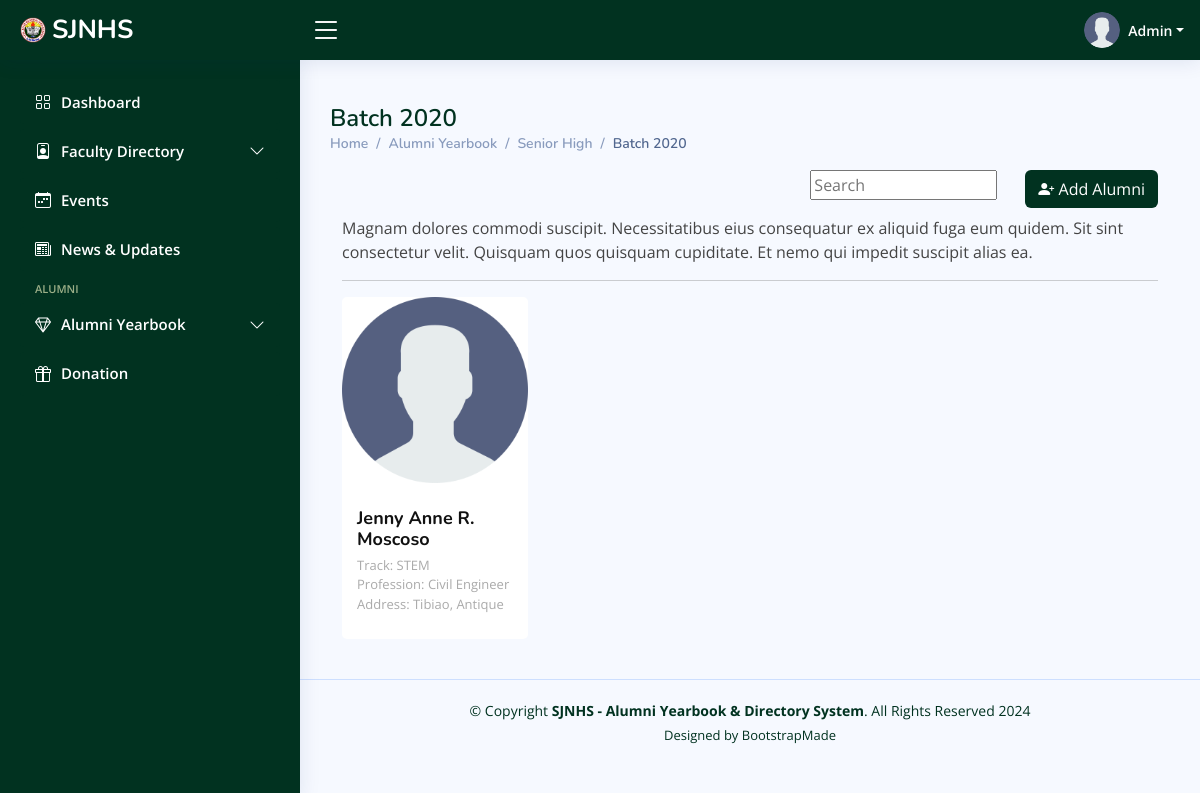
The app's page /admin/alumni-shs-view.php?batch=2020 (signed in), older data.
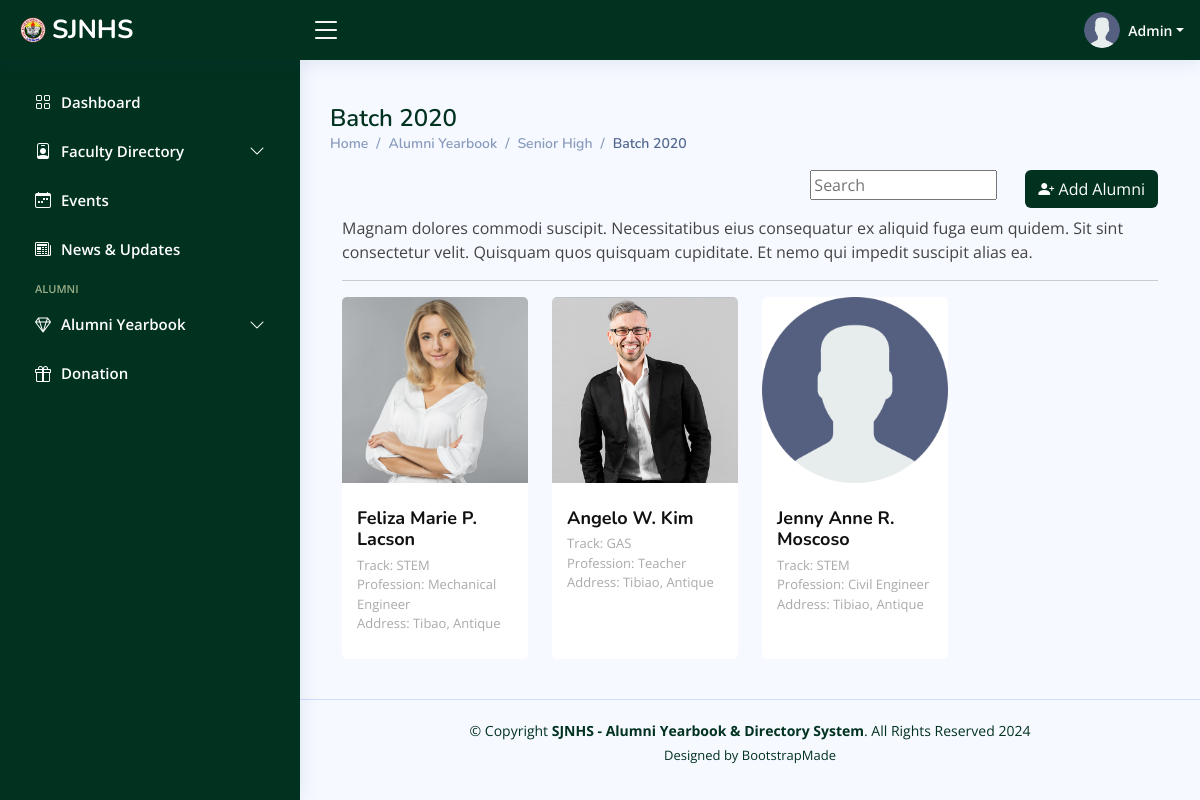
The same page, newer data.
### tables this page shows
CREATE TABLE `alumni_shs` (
  `id` int(11) NOT NULL,
  `alumni_id` varchar(255) NOT NULL,
  `firstname` varchar(255) NOT NULL,
  `middlename` varchar(255) NOT NULL,
  `lastname` varchar(255) NOT NULL,
  `email` varchar(255) NOT NULL,
  `password` varchar(255) NOT NULL,
  `phone_num` varchar(255) NOT NULL,
  `year_graduated` year(4) NOT NULL,
  `section` varchar(100) NOT NULL,
  `track` varchar(255) NOT NULL,
  `profession` varchar(255) NOT NULL,
  `current_company_bus` varchar(255) NOT NULL,
  `marital_stat` varchar(255) NOT NULL,
  `address` varchar(255) NOT NULL,
  `profile_picture` varchar(255) NOT NULL,
  `user_status` varchar(255) NOT NULL,
  `is_online` tinyint(1) NOT NULL DEFAULT 0 COMMENT '0=false, 1=true',
  `date_created` timestamp NOT NULL DEFAULT current_timestamp()
);

### admin/alumni-shs-view.php (the view, shortened to what this page needs)
<?php
include_once 'includes/header.php';
include_once 'includes/conn.php';
include_once 'includes/sidebar.php';
?>
<main id="main" class="main">
    <div class="pagetitle">
        <h1>Batch <?php echo isset($_GET['batch']) ? $_GET['batch'] : ''; ?></h1>
        <nav>
            <ol class="breadcrumb">
                <li class="breadcrumb-item"><a href="dashboard.php">Home</a></li>
                <li class="breadcrumb-item">Alumni Yearbook</li>
                <li class="breadcrumb-item"><a href="juniorhs-alumni.php">Senior High</a></li>
                <li class="breadcrumb-item active">Batch <?php echo isset($_GET['batch']) ? $_GET['batch'] : ''; ?></li>
            </ol>
        </nav>
    </div>
    <section class="section dashboard">
        <div class="row">
            <div class="col-lg-12">
                <div id="user" class="user">
                    <div class="container" data-aos="fade-up">
                        <div class="section-title">
                            <div class="d-grid gap-2 d-md-flex justify-content-md-end mb-2">
                                <div class="search-bar">
                                    <input type="text" name="query" id="search" placeholder="Search"
                                        title="Enter search keyword">
                                </div>
                                <button class="btn text-white" style="background-color:#013220" type="button"
                                    data-bs-toggle="modal" data-bs-target="#addfaculty"><i
                                        class="bi bi-person-plus-fill"></i> Add Alumni
                                </button>
                            </div>
                            <p>Magnam dolores commodi suscipit. Necessitatibus eius consequatur ex aliquid fuga eum
                                quidem. Sit sint consectetur velit. Quisquam quos quisquam cupiditate. Et nemo qui
                                impedit suscipit alias ea.</p>
                            <hr>
                        </div>
                        <div class="row">
                            <?php
                            $sql = "SELECT * FROM alumni_shs WHERE `year_graduated` = '$_GET[batch]'";
                            $result = mysqli_query($conn, $sql);
                            if (mysqli_num_rows($result) > 0) {
                                while ($row = mysqli_fetch_assoc($result)) {
                                    $middlenameInitial = substr($row['middlename'], 0, 1);
                            ?>
                            <div class="col-lg-3 col-md-6 col-6 d-flex align-items-stretch">
                                <div class="member" data-aos="fade-up" data-aos-delay="100">
                                    <div class="member-img">
                                        <img src="<?php echo ($row['profile_picture'] == null) ? "assets/img/user.png" :  $src . $row['profile_picture'];  ?>"
                                            class="img-fluid" alt="">
                                    </div>
                                    <div class="member-info">
                                        <h4><?php echo $row['firstname'] . " " . $middlenameInitial . ". " . $row['lastname']; ?>
                                        </h4>
                                        <span><?php echo "Track: " . $row['track']; ?></span>
                                        <span><?php echo "Profession: " . $row['profession']; ?></span>
                                        <span><?php echo "Address: " . $row['address']; ?></span>
                                    </div>
                                </div>
                            </div>
                            <?php
                                }
                            } else {
                                echo "No alumni members found.";
                            }
                            ?>
                        </div>
                    </div>
                </div>
            </div>
        </div>
    </section>
</main>
<?php
include_once 'includes/footer.php';
?>

### admin/includes/header.php (shortened to what this page needs)
<!DOCTYPE html>
<html lang="en">
<head>
    <link href="assets/vendor/bootstrap/css/bootstrap.min.css" rel="stylesheet">
    <link href="assets/vendor/bootstrap-icons/bootstrap-icons.css" rel="stylesheet">
    <link href="assets/vendor/boxicons/css/boxicons.min.css" rel="stylesheet">
    <link href="assets/vendor/quill/quill.snow.css" rel="stylesheet">
    <link href="assets/vendor/quill/quill.bubble.css" rel="stylesheet">
    <link href="assets/vendor/remixicon/remixicon.css" rel="stylesheet">
    <link href="assets/vendor/simple-datatables/style.css" rel="stylesheet">
    <link href="assets/css/style.css" rel="stylesheet">
    <?php
    $src = "\SJNHSAlumniSystem/alumni/";
    ?>
</head>
<body>
    <header id="header" class="header fixed-top d-flex align-items-center">
        <div class="d-flex align-items-center justify-content-between">
            <a href="dashboard.php" class="logo d-flex align-items-center">
                <img src="assets/img/favicon.png" alt="">
                <span class="d-none d-lg-block">SJNHS</span>
            </a>
            <i class="bi bi-list toggle-sidebar-btn"></i>
        </div>
        <nav class="header-nav ms-auto">
            <ul class="d-flex align-items-center">
                <li class="nav-item dropdown pe-3">
                    <a class="nav-link nav-profile d-flex align-items-center pe-0" href="#" data-bs-toggle="dropdown">
                        <img src="assets/img/user.png" alt="Profile" class="rounded-circle">
                        <span class="d-none d-md-block dropdown-toggle ps-2">Admin</span>
                    </a>
                </li>
            </ul>
        </nav>
    </header>

### admin/includes/conn.php (shortened to what this page needs)
<?php
echo "Connected successfully";
?>

### admin/includes/sidebar.php (shortened to what this page needs)
<?php
$current_page = basename($_SERVER['PHP_SELF'], ".php");
?>
<aside id="sidebar" class="sidebar">
    <ul class="sidebar-nav" id="sidebar-nav">
        <li class="nav-item">
            <a class="nav-link <?= $current_page == 'dashboard' ? '' : 'collapsed'; ?>" href="dashboard.php">
                <i class="bi bi-grid"></i>
                <span>Dashboard</span>
            </a>
        </li>
        <li class="nav-item">
            <a class="nav-link <?= $current_page == 'juniorhs-faculty' || $current_page == 'seniorhs-faculty' ? '' : 'collapsed'; ?>"
                data-bs-toggle="collapse" href="#faculty-nav">
                <i class="bi bi-person-badge"></i><span>Faculty Directory</span><i
                    class="bi bi-chevron-down ms-auto"></i>
            </a>
        </li>
        <li class="nav-item">
            <a class="nav-link <?= $current_page == 'events' ? '' : 'collapsed'; ?>" href="events.php">
                <i class="bi bi-calendar-week"></i>
                <span>Events</span>
            </a>
        </li>
        <li class="nav-item">
            <a class="nav-link <?= $current_page == 'news-and-updates' ? '' : 'collapsed'; ?>"
                href="news-and-updates.php">
                <i class="bi bi-newspaper"></i>
                <span>News &amp; Updates</span>
            </a>
        </li>
        <li class="nav-heading">Alumni</li>
        <li class="nav-item">
            <a class="nav-link <?= $current_page == 'juniorhs-alumni' || $current_page == 'seniorhs-alumni' ? '' : 'collapsed'; ?>"
                data-bs-toggle="collapse" href="#alumni-nav">
                <i class="bi bi-gem"></i><span>Alumni Yearbook</span><i class="bi bi-chevron-down ms-auto"></i>
            </a>
        </li>
        <li class="nav-item">
            <a class="nav-link <?= $current_page == 'pages-error-404' ? '' : 'collapsed'; ?>"
                href="pages-error-404.html">
                <i class="bi bi-gift"></i>
                <span>Donation</span>
            </a>
        </li>
    </ul>
</aside>

### admin/includes/footer.php (shortened to what this page needs)
<footer id="footer" class="footer">
    <div class="copyright">
        &copy; Copyright <strong><span>SJNHS - Alumni Yearbook & Directory System</span></strong>. All Rights Reserved
        2024
    </div>
    <div class="credits">
        Designed by <a href="https://bootstrapmade.com/">BootstrapMade</a>
    </div>
</footer>
</body>
</html>

### admin/assets/css/style.css (style rules this page uses)
:root { scroll-behavior: smooth; }
body { font-family: "Open Sans", sans-serif; background: #f6f9ff; color: #444444; }
a { color: #013220; text-decoration: none; }
h1, h2, h3, h4, h5, h6 { font-family: "Nunito", sans-serif; }
#main { margin-top: 60px; padding: 20px 30px; transition: all 0.3s; }
.pagetitle { margin-bottom: 10px; }
.pagetitle h1 { font-size: 24px; margin-bottom: 0; font-weight: 600; color: #013220; }
.breadcrumb { font-size: 14px; font-family: "Nunito", sans-serif; color: #899bbd; font-weight: 600; }
.breadcrumb a { color: #899bbd; transition: 0.3s; }
.breadcrumb .breadcrumb-item::before { color: #899bbd; }
.breadcrumb .active { color: #51678f; font-weight: 600; }
.logo { line-height: 1; }
@media (min-width: 1200px) { .logo { width: 280px; } }
.logo img { max-height: 26px; margin-right: 6px; }
.logo span { font-size: 26px; font-weight: 700; color: #fff; font-family: "Nunito", sans-serif; }
.header { transition: all 0.5s; z-index: 997; height: 60px; box-shadow: 0px 2px 20px rgba(1, 41, 112, 0.1); background-color: #013220; padding-left: 20px; }
.header .toggle-sidebar-btn { font-size: 32px; padding-left: 10px; cursor: pointer; color: #fff; }
.search-bar { min-width: 150px; padding: 0 20px; }
.header-nav ul { list-style: none; }
.header-nav > ul { margin: 0; padding: 0; }
.header-nav .nav-profile { color: #fff; }
.header-nav .nav-profile img { max-height: 36px; }
.header-nav .nav-profile span { font-size: 14px; font-weight: 600; }
.sidebar { position: fixed; top: 60px; left: 0; bottom: 0; width: 300px; z-index: 996; transition: all 0.3s; padding: 20px; overflow-y: auto; scrollbar-width: thin; scrollbar-color: #aab7cf transparent; box-shadow: 0px 0px 20px rgba(1, 41, 112, 0.1); background-color: #013220; }
@media (min-width: 1200px) { #main, #footer { margin-left: 300px; } }
.sidebar-nav { padding: 0; margin: 0; list-style: none; }
.sidebar-nav li { padding: 0; margin: 0; list-style: none; }
.sidebar-nav .nav-item { margin-bottom: 5px; }
.sidebar-nav .nav-heading { font-size: 11px; text-transform: uppercase; color: #9caf88; font-weight: 600; margin: 10px 0 5px 15px; }
.sidebar-nav .nav-link { display: flex; align-items: center; font-size: 15px; font-weight: 600; color: #013220; transition: 0.3; background: #fff; padding: 10px 15px; border-radius: 4px; }
.sidebar-nav .nav-link i { font-size: 16px; margin-right: 10px; color: #013220; }
.sidebar-nav .nav-link.collapsed { color: #fff; background: #013220; }
.sidebar-nav .nav-link.collapsed i { color: #fff; }
.sidebar-nav .nav-link .bi-chevron-down { margin-right: 0; transition: transform 0.2s ease-in-out; }
.user .member { margin-bottom: 20px; overflow: hidden; border-radius: 5px; background: #fff; position: relative; }
.user .member .member-img { position: relative; overflow: hidden; }
.user .member .member-info { padding: 25px 15px; }
.user .member .member-info h4 { font-weight: 700; margin-bottom: 5px; font-size: 18px; color: #111111; }
.user .member .member-info span { display: block; font-size: 13px; font-weight: 400; color: #aaaaaa; }
.footer { padding: 20px 0; font-size: 14px; transition: all 0.3s; border-top: 1px solid #cddfff; }
.footer .copyright { text-align: center; color: #013220; }
.footer .credits { padding-top: 5px; text-align: center; font-size: 13px; color: #013220; }

Row changes from the older to the newer data that the page shows:
now on this page (row edited): alumni_shs: profile_picture (picture), firstname "Feliza Marie", middlename "P", lastname "Lacson", track "STEM", profession "Mechanical Engineer", address "Tibao, Antique"
now on this page (row edited): alumni_shs: profile_picture (picture), firstname "Angelo", middlename "W", lastname "Kim", track "GAS", profession "Teacher", address "Tibiao, Antique"
